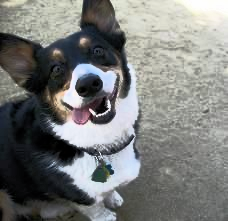
#> input picture HW1/corgi equalized image.png, 228 x 221 px
$ python -i Ryan_Omidi_HW1.py   (imports and definitions only)
#> lines starting #> are read from the running program, lines starting #| are printed output that depends on the picture
import numpy as np
import cv2
import matplotlib.pyplot as plt


# normalized histogram function
def hist(img):
    L = 256
    M = len(img)
    N = len(img[0])
    totalPixels = M*N

    keys = range(0, L)
    h = dict.fromkeys(keys, 0.0)

    for i in range(M):
        for j in range(N):
            h[img[i][j]] += 1.0/totalPixels
    return h

# cdf sum calculator function
def cdf_sum(fij, h):
    sum = 0
    for n in range(fij+1):
        sum += h[n]
    return sum

# histogram equalization function
def histeq(img, h):
    L = 256
    M = len(img)
    N = len(img[0])
    g = np.zeros((M,N))
    for i in range(M):
        for j in range(N):
            g[i][j] = np.floor((L-1) * cdf_sum(img[i][j],h))
    return g

def equalizeHistogram(imagePath):
    # Read input image
#> called with imagePath = 'corgi equalized image.png'
    img = cv2.imread(imagePath)
#> img is the input picture: shape (221, 228, 3); mean B, G, R 122.3, 124.2, 122.6

    # Convert to HSV
    img = cv2.cvtColor(img,cv2.COLOR_BGR2HSV)
#> img: shape (221, 228, 3); mean H, S, V 63, 31, 127.9

    # Create normalized histogram of original image
    h = hist(img[:,:,2])
#> in hist, `M = len(img)`: M = 221
#> in hist, `N = len(img[0])`: N = 228
#> in hist, `totalPixels = M*N`: totalPixels = 50388
#> after the loop in hist, `for i in range(M):`: h = 256 items
#> h = 256 items

    # Create histogram-equalized image
    g = img.copy()
    g[:,:,2] = histeq(g[:,:,2], h)
#> in histeq, `M = len(img)`: M = 221
#> in histeq, `N = len(img[0])`: N = 228
#> after the loop in histeq, `for i in range(M):`:
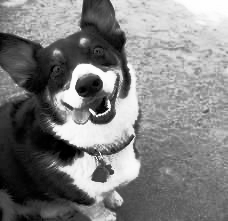
#> g: shape (221, 228) float64; min 0, max 254, mean 127.9

    # Create normalized histogram after equalization
    h2 = hist(g[:,:,2])

    # Display original image
    img = cv2.cvtColor(img,cv2.COLOR_HSV2BGR)
    cv2.imshow('Original Image', img)
    cv2.waitKey()

    # Plot original histogram
    plt.bar(h.keys(), h.values())
    plt.show()
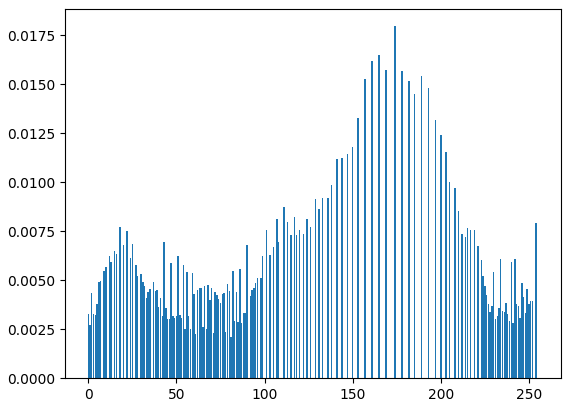
#> figure drawn by matplotlib, 1 panel; tallest bar 0.018 high, from x = 173.6 to 174.4

    # Display histogram equalized image
    g = cv2.cvtColor(g,cv2.COLOR_HSV2BGR)
    cv2.imshow('Equalized Image', g)
    cv2.waitKey()

    # Plot equalized histogram
    plt.bar(h2.keys(), h2.values())
    plt.show()

    return

>>> result = equalizeHistogram('corgi equalized image.png')
